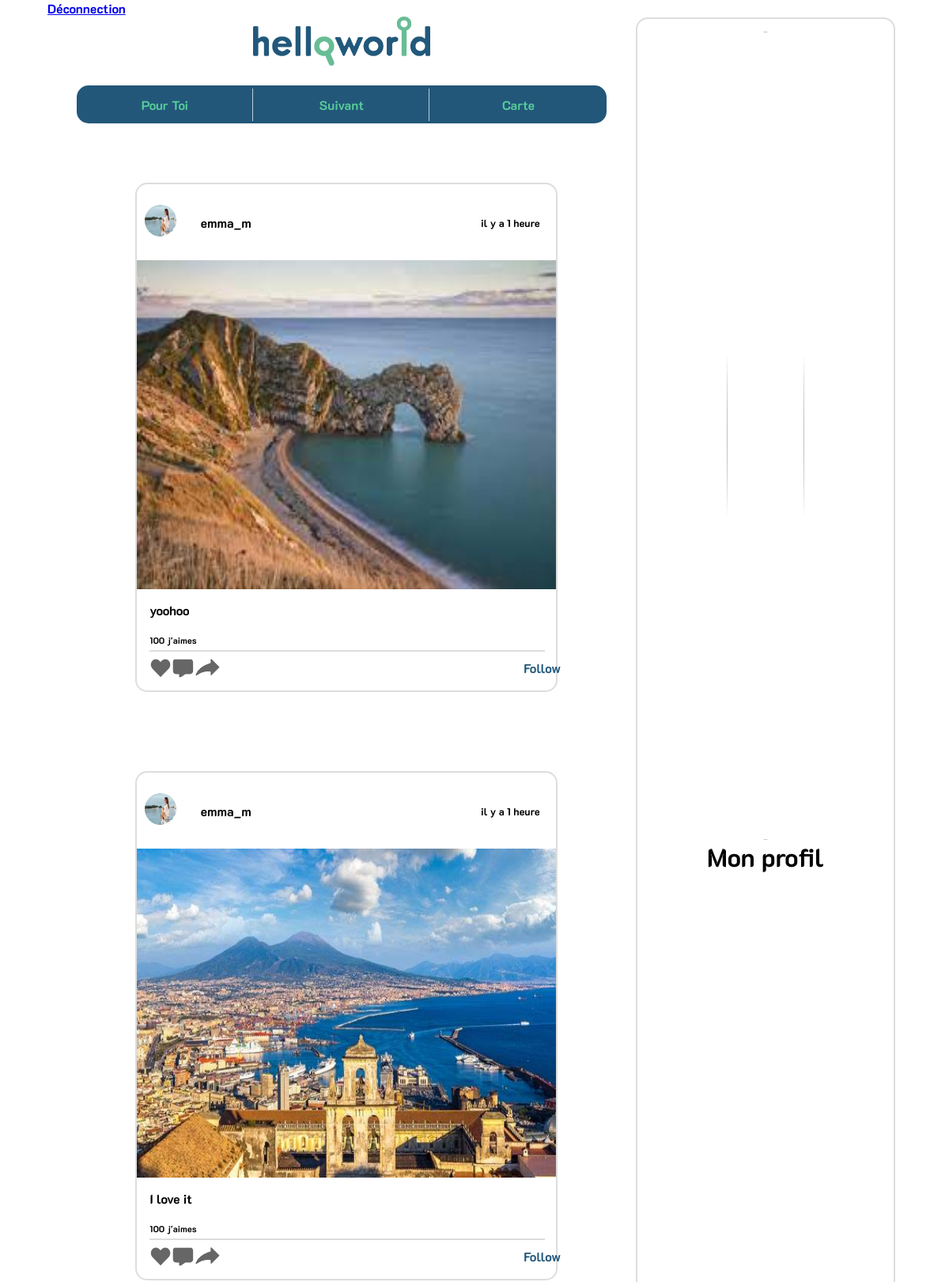
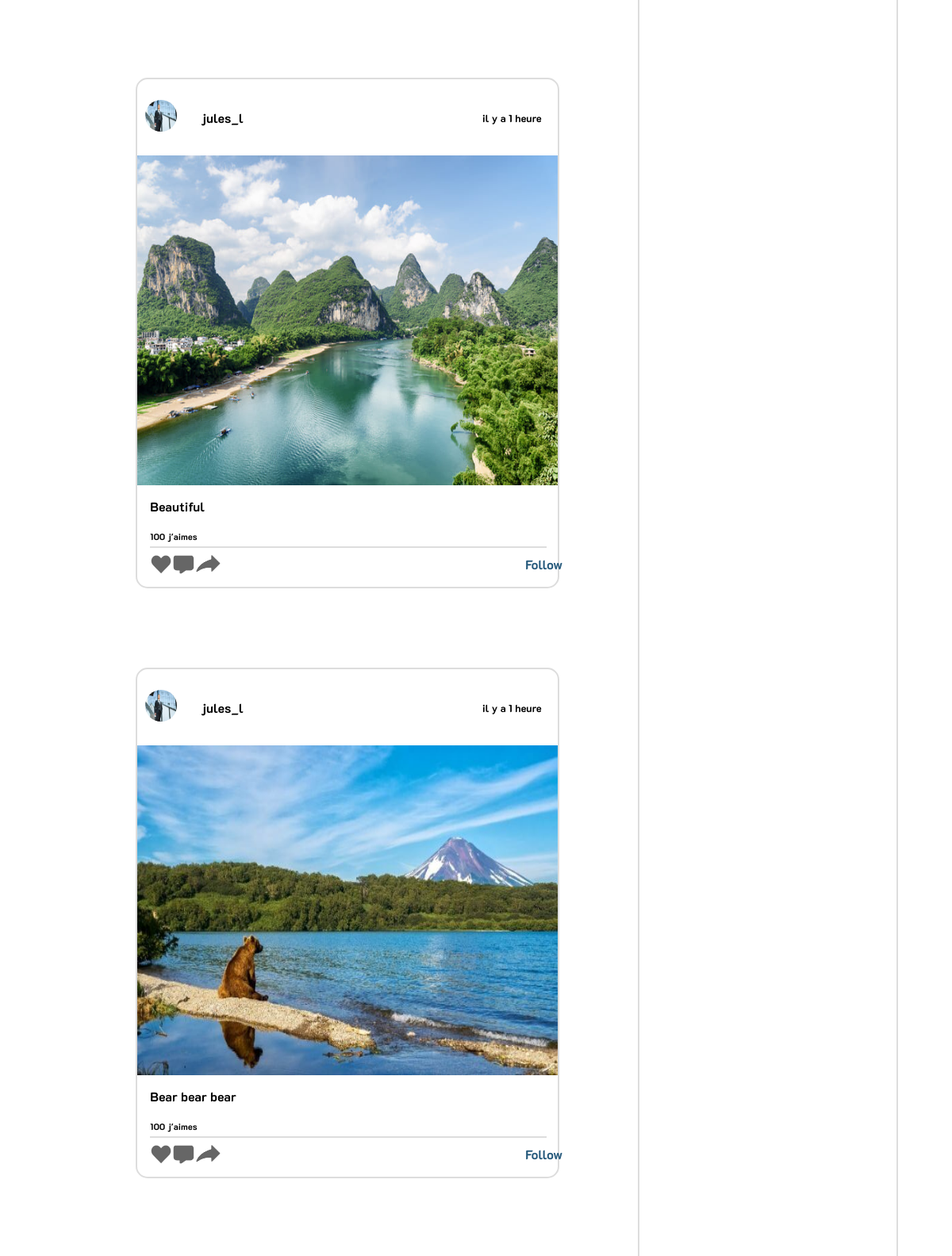
/fil_actu.php (upper part), run on the app's committed database (2 pictures, top to bottom).
### tables this page shows
CREATE TABLE `post` (
  `id` int(11) NOT NULL,
  `image` varchar(200) DEFAULT NULL,
  `description` varchar(500) DEFAULT ' ',
  `id_destination` int(11) NOT NULL,
  `id_utilisateur` int(11) NOT NULL
);

CREATE TABLE `utilisateur` (
  `id` int(11) NOT NULL,
  `prenom` varchar(50) DEFAULT NULL,
  `nom` varchar(50) DEFAULT NULL,
  `pseudo` varchar(50) DEFAULT NULL,
  `email` varchar(100) DEFAULT NULL,
  `mot_de_passe` varchar(100) DEFAULT NULL,
  `photo_profil` varchar(200) DEFAULT './images/photo_de_profil/avatar.png'
);

### post.php (the view, shortened to what this page needs)
<?php
$query = "SELECT image, description, id_utilisateur FROM `post` WHERE id_utilisateur != '".$_SESSION['userID']."' ORDER BY id DESC LIMIT 10;";
$result1 = $conn->query($query);
while($post = $result1->fetch_assoc()){
	$id = $post["id_utilisateur"];
	$query = "SELECT pseudo, photo_profil FROM `utilisateur` WHERE id = '".$id."';";
	$result = $conn->query($query);
	$row = $result->fetch_assoc();
	?>
	<div id="poste">
		<div id = "poste_header">
			<div class = "profil">
				<div class="photo_profil">
					<img src=<?php echo($row["photo_profil"]); ?>>
				</div>
				<div class="nom_profil">
					<a href = "<?php echo("./profil.php?id=$id")?>" id ="lien_profil">
						<h2>
							<?php
								echo($row["pseudo"]);
							?>
						</h2>
					</a>
				</div>
			</div>
			<div class = "date_poste">
				<p>il y a 1 heure</p>
			</div>
		</div>
		<div id = "poste_image">
			<img src=<?php echo($post["image"]); ?>>
		</div>
		<div id = "poste_footer">
			<div id = "poste_description"><?php echo($post["description"]);
			?>
			<p>100 j'aimes</p>
			</div>
			<hr>
			<div id = "poste_reactions">
				<div id="like"><img id="like_img" src="./images/like_off.png" onclick="like_click()"></div>
				<div id="comment"><img src="./images/comment.png"></div>
				<div id="share"><img src="./images/share.png"></div>
			<?php
				$query_follow = "SELECT COUNT(*) FROM `ami`WHERE id_utilisateur = '".$_SESSION['userID']."' AND id_ami = '".$id."';";
				$result_follow = $conn->query($query_follow);
				$row_follow = $result_follow->fetch_assoc();
				if($row_follow["COUNT(*)"] == 0){
					?>
						<div id="link_follower">
							<a id="follow_post" onclick="loadSimple(<?php echo $id ?>)">Follow</a>
						</div>
					<?php
				}
			?>
			</div>
		</div>
	</div>
<?php
}
?>

### style.css (style rules this page uses)
body { font-family: k2d; margin: 0; padding: 0; background-color: white; }
#poste { width: 70%; height: 80%; margin: auto; border: 2px solid #ddd; border-radius: 15px; background-color: white; margin-bottom: 100px; }
#poste_header { width: 100%; height: 15%; display: flex; align-items: center; justify-content: space-between; }
.profil { display: flex; align-items: center; }
.photo_profil { margin-right: 10px; margin-left: 10px; }
.photo_profil img { width: 40px; height: 40px; border-radius: 50%; margin: 0; }
.nom_profil h2 { margin-left: 20px; font-size: medium; }
#lien_profil { text-decoration: none; color: black; }
#link_follower { margin-left: 380%; margin-top: 2%; }
#link_follower a { color: #22577a; padding : 5px; }
.date_poste { margin-right: 20px; text-align: right; }
.date_poste p { margin: 0; font-size: small; }
#poste_image { width: 100%; height: 65%; }
#poste_image img { width: 100%; height: 100%; }
#poste_footer { width: 94%; height: 15%; padding: 3%; }
#poste_description { font-family: k2d; height: 55%; }
#poste_description p { font-size: 0.7em; margin-top: 20px; }
#poste_footer hr { width : 100%; border: 0.5px solid #ddd; }
#poste_reactions { width:20%; height:30%; display: flex; justify-content: space-between; }

### data on the page
post: id_utilisateur.photo_profil (picture), id_utilisateur.pseudo "emma_m", image (picture), description "yoohoo"
post: id_utilisateur.photo_profil (picture), id_utilisateur.pseudo "emma_m", image (picture), description "I love it"
post: id_utilisateur.photo_profil (picture), id_utilisateur.pseudo "jules_l", image (picture), description "Beautiful"
post: id_utilisateur.photo_profil (picture), id_utilisateur.pseudo "jules_l", image (picture), description "Bear bear bear"
